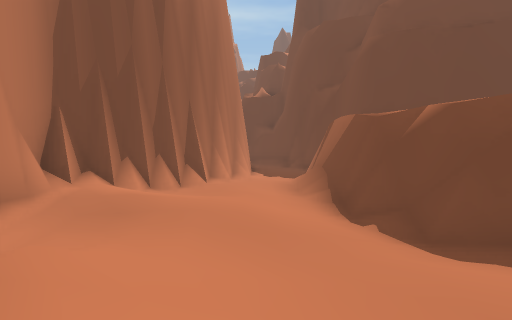
View 1 (above)

12 first-person views from a walk through a scene from a Unity 3-D project. The camera is 1.3 m above the floor, tilts 4° down and sees 80° across. The floor is counted in squares, 2 m on a side. Each view is taken from the middle of a square. On the plan, view 1 faces up. The plan holds only what a view shows up to about 10 squares ahead; the rest is blank. The place goes on beyond the plan. Some animated figures are left out. Door leaves are left out, so doorways stand open. Some surface patterns are stand-ins.

View 2
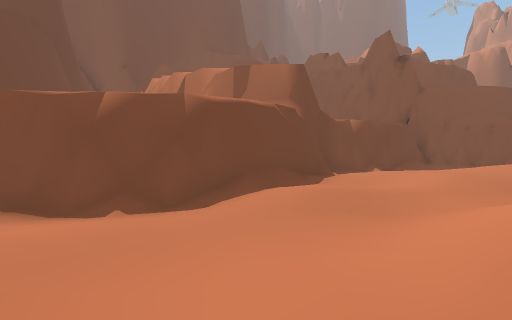

View 3
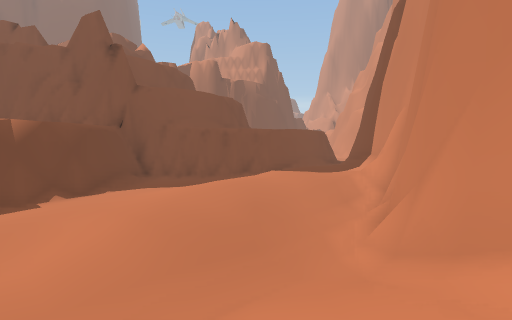

View 4
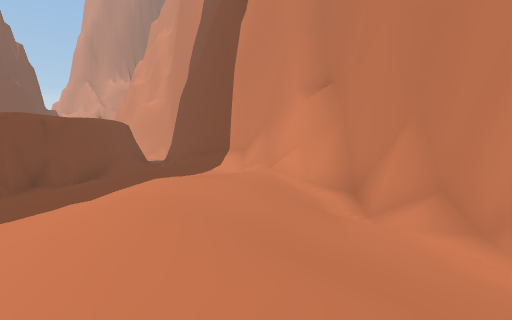

View 5
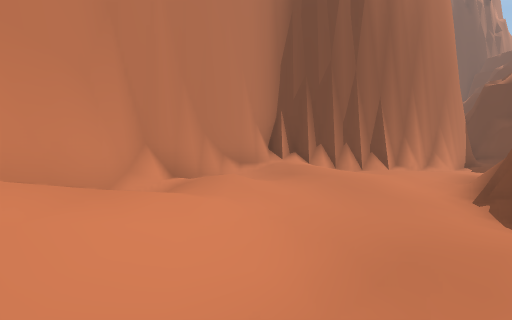

View 6
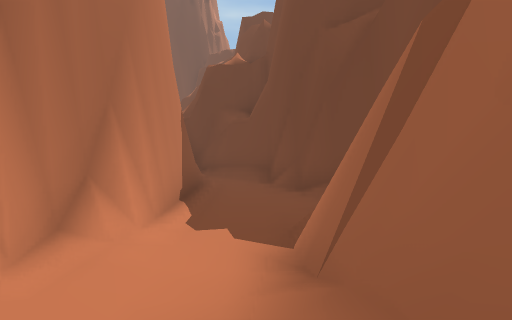

View 7
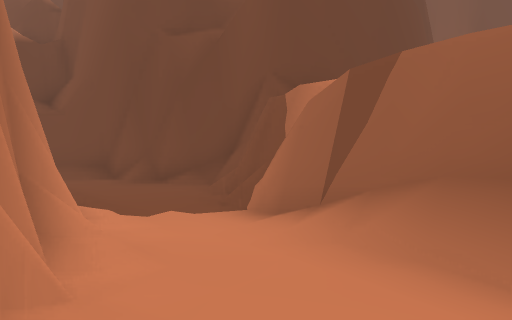

View 8
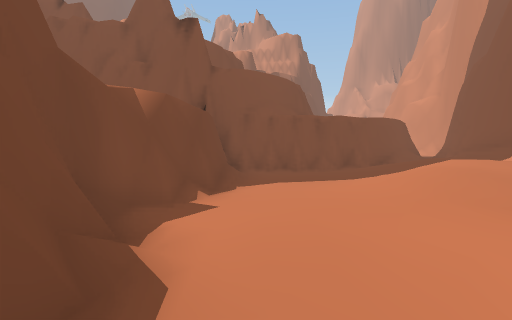

View 9
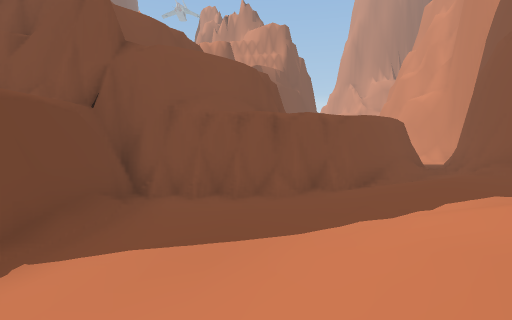

View 10
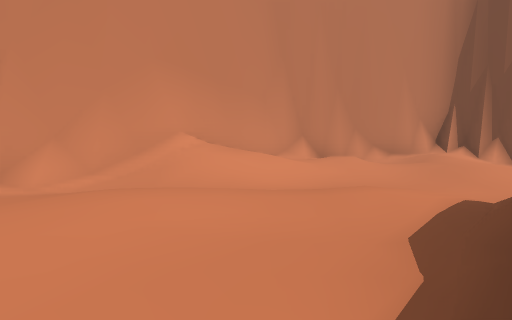

View 11
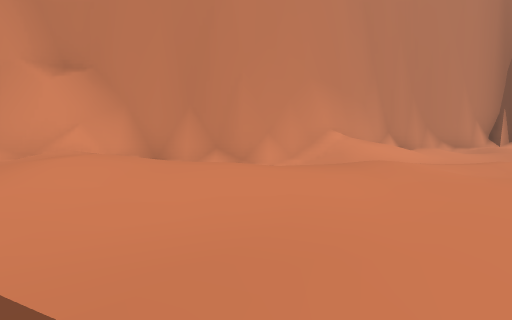

View 12
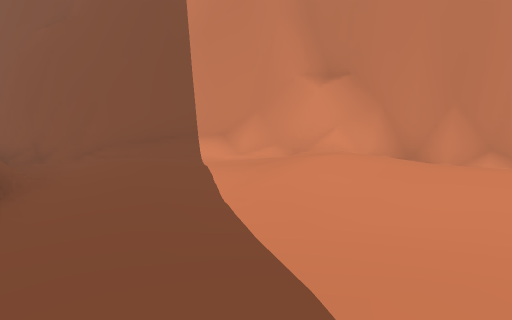

### Floor plan
Key: @ floor where view 1 was taken; # wall or solid block; . main floor; : floor 0.25 m higher than the main floor; - floor 0.25 m lower than the main floor; + floor 0.5 m higher than the main floor; * floor 0.75 m higher than the main floor; / step, stairs or slope.
Columns run from 4 left of view 1 to 9 right of it. Each row starts with its distance up from view 1.
 15    ###
 14     /##
 13     //#
 12    #--##
 11    #--/#
 10    #--/#
  9    #/-##
  8   ##.-#
  7   #/./#
  6 ###../#
  5 #//.:/#
  4 ##++:.#
  3  #::..##
  2  #:+..:##
  1  ##+/.:.####
  0   #:@/:.:..#
 -1    #//:+:..#
 -2    ##/::+:.##
 -3     ##.:+:.-##
 -4      #.++:---#
 -5      ##**/--/#
 -6       #/+:./##
 -7       ##:+:##
 -8        #/+.#
 -9        ##/.#
-10         ##.#
-11          #/#
-12          ###

Positions as (right, up) in squares from view 1, and headings:
1: (0, 0), facing up
2: (-2, 2), facing right
3: (0, 0), facing down-right
4: (3, -1), facing down
5: (2, -1), facing up-left
6: (1, 6), facing up
7: (-1, 6), facing up-right
8: (3, 1), facing down-right
9: (4, -2), facing down-right
10: (5, 0), facing left
11: (7, -3), facing left
12: (7, -3), facing down-left
